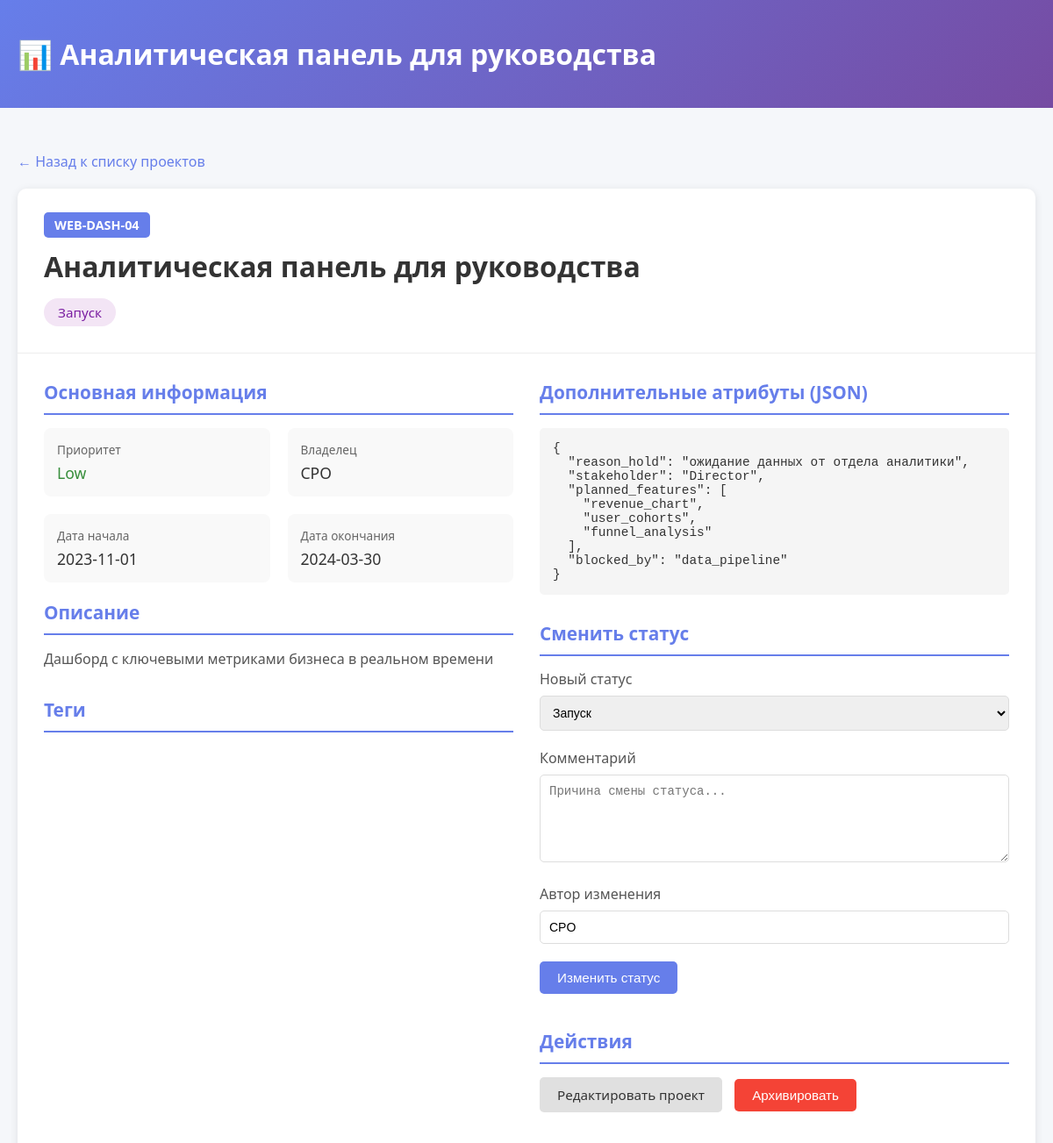
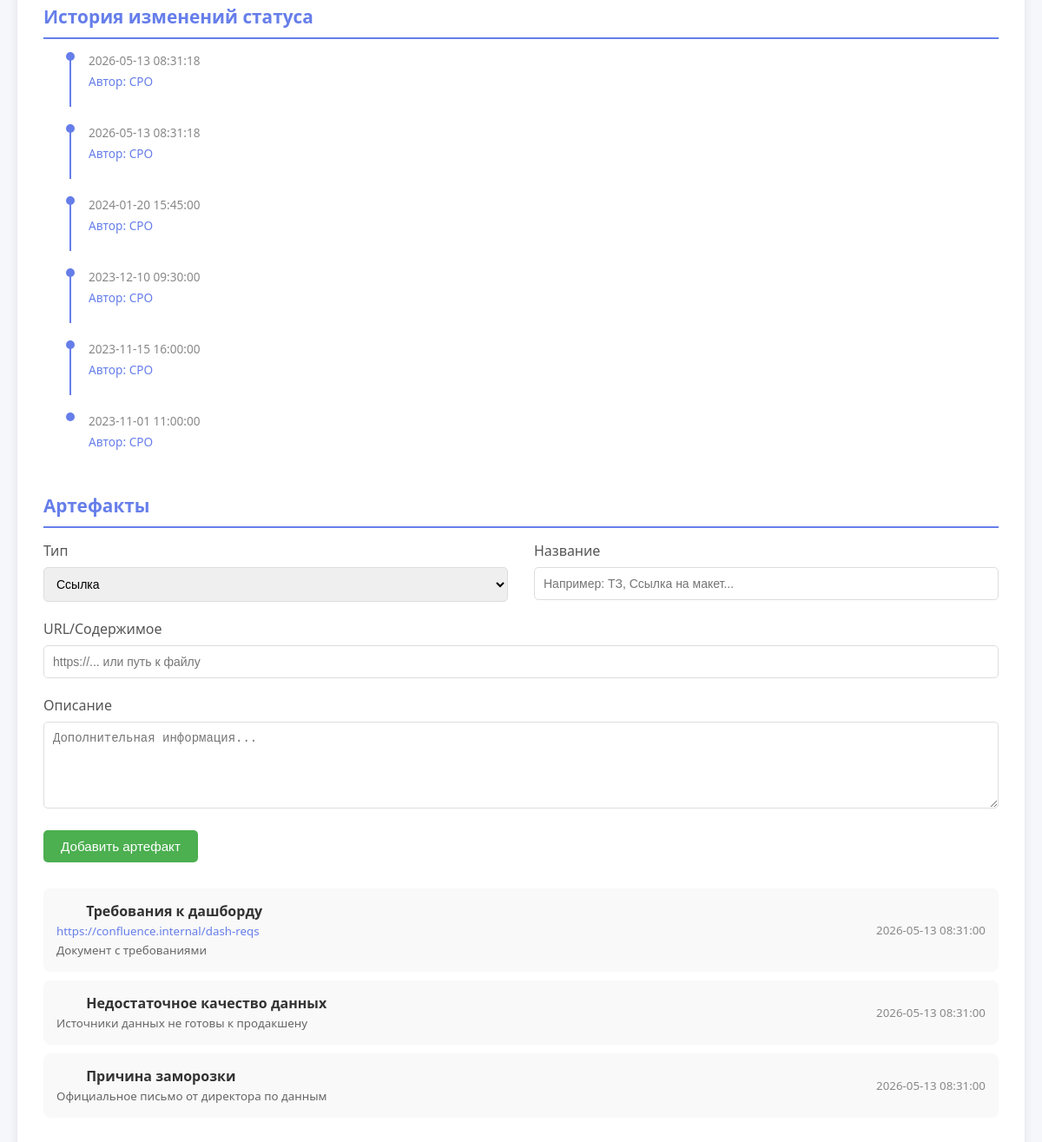
Screenshot of /project/2 with the database file from the repository (2 pictures, top to bottom).
### tables this page shows
CREATE TABLE projects (
    id INTEGER PRIMARY KEY AUTOINCREMENT,
    code TEXT UNIQUE NOT NULL,
    name TEXT NOT NULL,
    description TEXT,
    owner TEXT DEFAULT 'CPO',
    priority TEXT CHECK(priority IN ('Low', 'Medium', 'High', 'Critical')) DEFAULT 'Medium',
    current_status TEXT DEFAULT 'Инициация',
    start_date DATE,
    end_date DATE,
    meta_attributes JSON, -- Динамические атрибуты (JSON)
    tags TEXT, -- Теги через запятую
    is_archived BOOLEAN DEFAULT 0,
    created_at DATETIME DEFAULT CURRENT_TIMESTAMP,
    updated_at DATETIME DEFAULT CURRENT_TIMESTAMP
);

CREATE TABLE status_history (
    id INTEGER PRIMARY KEY AUTOINCREMENT,
    project_id INTEGER NOT NULL,
    old_status TEXT,
    new_status TEXT NOT NULL,
    changed_by TEXT DEFAULT 'CPO',
    change_reason TEXT,
    changed_at DATETIME DEFAULT CURRENT_TIMESTAMP,
    FOREIGN KEY (project_id) REFERENCES projects(id) ON DELETE CASCADE
);

CREATE TABLE artifacts (
    id INTEGER PRIMARY KEY AUTOINCREMENT,
    project_id INTEGER NOT NULL,
    artifact_type TEXT CHECK(artifact_type IN ('Link', 'File', 'Note', 'Decision', 'Risk', 'Metric')) NOT NULL,
    title TEXT NOT NULL,
    content_url TEXT, -- Ссылка или путь к файлу
    description TEXT,
    metadata JSON, -- Дополнительные метаданные
    created_by TEXT DEFAULT 'CPO',
    created_at DATETIME DEFAULT CURRENT_TIMESTAMP,
    FOREIGN KEY (project_id) REFERENCES projects(id) ON DELETE CASCADE
);

### cpo_web_system/app.py (the view)
@app.route('/project/<int:project_id>')
def view_project(project_id):
    conn = get_db()
    cursor = conn.cursor()
    cursor.execute("SELECT * FROM projects WHERE id = ?", (project_id,))
    project = cursor.fetchone()
    if not project:
        conn.close()
        flash('Проект не найден', 'error')
        return redirect(url_for('index'))
    cursor.execute("""
        SELECT * FROM status_history
        WHERE project_id = ?
        ORDER BY changed_at DESC
    """, (project_id,))
    status_history = cursor.fetchall()
    cursor.execute("""
        SELECT * FROM artifacts
        WHERE project_id = ?
        ORDER BY created_at DESC
    """, (project_id,))
    artifacts = cursor.fetchall()
    conn.close()
    return render_template('project_detail.html',
                         project=project,
                         status_history=status_history,
                         artifacts=artifacts)

### cpo_web_system/app.py (called while the page is built)
@app.template_filter('fromjson')
def fromjson_filter(value):
    try:
        return json.loads(value) if value else []
    except:
        return []

@app.template_filter('tojson')
def tojson_filter(value, indent=None):
    try:
        if indent is not None:
            return json.dumps(value, indent=indent, ensure_ascii=False)
        return json.dumps(value, ensure_ascii=False)
    except:
        return '{}'

def get_db():
    conn = sqlite3.connect(DB_PATH)
    conn.row_factory = sqlite3.Row
    return conn

### cpo_web_system/templates/project_detail.html (shortened to what this page needs)
<!DOCTYPE html>
<html lang="ru">
<head>
</head>
<body>
    <header>
        <div class="container">
            <h1>📊 {{ project.name }}</h1>
        </div>
    </header>
    <div class="container">
        <div class="breadcrumb">
            <a href="/">← Назад к списку проектов</a>
        </div>
        <div class="project-detail">
            <div class="project-header">
                <span class="project-code">{{ project.code }}</span>
                <h1 class="project-title">{{ project.name }}</h1>
                <span class="project-status status-{{ project.current_status }}">{{ project.current_status }}</span>
            </div>
            <div class="project-body">
                <div class="two-columns">
                    <div>
                        <div class="section">
                            <h3>Основная информация</h3>
                            <div class="info-grid">
                                <div class="info-item">
                                    <div class="info-label">Приоритет</div>
                                    <div class="info-value priority-{{ project.priority }}">{{ project.priority }}</div>
                                </div>
                                <div class="info-item">
                                    <div class="info-label">Владелец</div>
                                    <div class="info-value">{{ project.owner or 'Не указан' }}</div>
                                </div>
                                <div class="info-item">
                                    <div class="info-label">Дата начала</div>
                                    <div class="info-value">{{ project.start_date or 'Не указана' }}</div>
                                </div>
                                <div class="info-item">
                                    <div class="info-label">Дата окончания</div>
                                    <div class="info-value">{{ project.end_date or 'Не указана' }}</div>
                                </div>
                            </div>
                            <div class="section">
                                <h3>Описание</h3>
                                <p class="description">{{ project.description or 'Описание отсутствует' }}</p>
                            </div>
                            {% if project.tags %}
                            <div class="section">
                                <h3>Теги</h3>
                            </div>
                            {% endif %}
                        </div>
                    </div>
                    <div>
                        <div class="section">
                            <h3>Дополнительные атрибуты (JSON)</h3>
                            <pre class="meta-json">{{ project.meta_attributes|fromjson|tojson(indent=2) }}</pre>
                        </div>
                        <div class="section">
                            <h3>Сменить статус</h3>
                            <form method="POST" action="/project/{{ project.id }}/status">
                                <div class="form-group">
                                    <label>Новый статус</label>
                                    <select name="status" required>
                                        <option value="Запуск" {% if project.current_status == 'Запуск' %}selected{% endif %}>Запуск</option>
                                    </select>
                                </div>
                                <div class="form-group">
                                    <label>Комментарий</label>
                                    <textarea name="comment" placeholder="Причина смены статуса..."></textarea>
                                </div>
                                <div class="form-group">
                                    <label>Автор изменения</label>
                                    <input type="text" name="changed_by" value="CPO" placeholder="Ваше имя">
                                </div>
                                <button type="submit" class="btn btn-primary">Изменить статус</button>
                            </form>
                        </div>
                        <div class="section">
                            <h3>Действия</h3>
                            <a href="/project/{{ project.id }}/edit" class="btn btn-secondary">Редактировать проект</a>
                            <form method="POST" action="/project/{{ project.id }}/archive" style="display: inline;">
                                <button type="submit" class="btn btn-danger" onclick="return confirm('Вы уверены?')">Архивировать</button>
                            </form>
                        </div>
                    </div>
                </div>
                <div class="section">
                    <h3>История изменений статуса</h3>
                    <div class="timeline">
                        {% for item in status_history %}
                        <div class="timeline-item">
                            <div class="timeline-date">{{ item.changed_at }}</div>
                            <div class="timeline-author">Автор: {{ item.changed_by }}</div>
                        </div>
                        {% else %}
                        <p>История пуста</p>
                        {% endfor %}
                    </div>
                </div>
                <div class="section">
                    <h3>Артефакты</h3>
                    <form method="POST" action="/project/{{ project.id }}/artifact/add" style="margin-bottom: 20px;">
                        <div class="two-columns">
                            <div class="form-group">
                                <label>Тип</label>
                                <select name="type" required>
                                    <option value="Link">Ссылка</option>
                                </select>
                            </div>
                            <div class="form-group">
                                <label>Название</label>
                                <input type="text" name="title" required placeholder="Например: ТЗ, Ссылка на макет...">
                            </div>
                        </div>
                        <div class="form-group">
                            <label>URL/Содержимое</label>
                            <input type="text" name="content_url" placeholder="https://... или путь к файлу">
                        </div>
                        <div class="form-group">
                            <label>Описание</label>
                            <textarea name="description" placeholder="Дополнительная информация..."></textarea>
                        </div>
                        <button type="submit" class="btn btn-success">Добавить артефакт</button>
                    </form>
                    <ul class="artifacts-list">
                        {% for artifact in artifacts %}
                        <li class="artifact-item">
                            <div>
                                <span class="artifact-type type-{{ artifact.type }}">{{ artifact.type }}</span>
                                <strong>{{ artifact.title }}</strong>
                                {% if artifact.content_url %}
                                    <br><small style="color: #667eea;">{{ artifact.content_url }}</small>
                                {% endif %}
                                {% if artifact.description %}
                                    <br><small style="color: #666;">{{ artifact.description }}</small>
                                {% endif %}
                            </div>
                            <small style="color: #888;">{{ artifact.created_at }}</small>
                        </li>
                        {% else %}
                        <p>Артефактов пока нет</p>
                        {% endfor %}
                    </ul>
                </div>
            </div>
        </div>
    </div>
</body>
</html>

### cpo_web_system/templates/project_detail.html (style rules this page uses)
* { margin: 0; padding: 0; box-sizing: border-box; }
body { font-family: 'Segoe UI', Tahoma, Geneva, Verdana, sans-serif; background: #f5f7fa; color: #333; }
.container { max-width: 1200px; margin: 0 auto; padding: 20px; }
header { background: linear-gradient(135deg, #667eea 0%, #764ba2 100%); color: white; padding: 20px 0; margin-bottom: 30px; }
header h1 { font-size: 2em; }
.breadcrumb { margin-bottom: 20px; }
.breadcrumb a { color: #667eea; text-decoration: none; }
.project-detail { background: white; border-radius: 10px; box-shadow: 0 2px 10px rgba(0,0,0,0.1); overflow: hidden; margin-bottom: 30px; }
.project-header { padding: 30px; border-bottom: 1px solid #eee; }
.project-code { background: #667eea; color: white; padding: 5px 12px; border-radius: 5px; font-size: 0.9em; font-weight: bold; }
.project-title { font-size: 2em; margin: 15px 0; color: #333; }
.project-status { display: inline-block; padding: 6px 16px; border-radius: 20px; font-size: 0.95em; font-weight: 500; }
.status-Запуск { background: #f3e5f5; color: #7b1fa2; }
.project-body { padding: 30px; }
.section { margin-bottom: 30px; }
.section h3 { color: #667eea; margin-bottom: 15px; font-size: 1.3em; border-bottom: 2px solid #667eea; padding-bottom: 10px; }
.info-grid { display: grid; grid-template-columns: repeat(auto-fit, minmax(200px, 1fr)); gap: 20px; margin-bottom: 20px; }
.info-item { background: #f9f9f9; padding: 15px; border-radius: 8px; }
.info-label { font-size: 0.85em; color: #666; margin-bottom: 5px; }
.info-value { font-size: 1.1em; font-weight: 500; }
.priority-Low { color: #388e3c; }
.description { line-height: 1.6; color: #555; }
.meta-json { background: #f5f5f5; padding: 15px; border-radius: 5px; font-family: 'Courier New', monospace; font-size: 0.9em; overflow-x: auto; }
.btn { display: inline-block; padding: 10px 20px; border-radius: 5px; text-decoration: none; font-size: 0.95em; cursor: pointer; border: none; margin-right: 10px; margin-bottom: 10px; }
.btn-primary { background: #667eea; color: white; }
.btn-secondary { background: #e0e0e0; color: #333; }
.btn-danger { background: #f44336; color: white; }
.btn-success { background: #4caf50; color: white; }
.timeline { position: relative; padding-left: 30px; }
.timeline-item { position: relative; margin-bottom: 20px; padding-bottom: 20px; border-left: 2px solid #667eea; padding-left: 20px; }
.timeline-item:last-child { border-left: 2px solid transparent; }
.timeline-item::before { content: ''; position: absolute; left: -6px; top: 0; width: 10px; height: 10px; background: #667eea; border-radius: 50%; }
.timeline-date { font-size: 0.85em; color: #888; margin-bottom: 5px; }
.timeline-author { font-size: 0.85em; color: #667eea; margin-top: 5px; }
.artifacts-list { list-style: none; }
.artifact-item { background: #f9f9f9; padding: 15px; border-radius: 8px; margin-bottom: 10px; display: flex; justify-content: space-between; align-items: center; }
.artifact-type { display: inline-block; padding: 3px 10px; border-radius: 3px; font-size: 0.75em; font-weight: 600; margin-right: 10px; }
.form-group { margin-bottom: 20px; }
.form-group label { display: block; margin-bottom: 8px; font-weight: 500; color: #555; }
.form-group input, .form-group select, .form-group textarea { width: 100%; padding: 10px; border: 1px solid #ddd; border-radius: 5px; font-size: 14px; }
.form-group textarea { resize: vertical; min-height: 100px; }
.two-columns { display: grid; grid-template-columns: 1fr 1fr; gap: 30px; }

### rows the page displays
projects: name "Аналитическая панель для руководства", code "WEB-DASH-04", current_status "Запуск", priority "Low", owner "CPO", start_date "2023-11-01", end_date "2024-03-30", description "Дашборд с ключевыми метриками бизнеса в реальном времени", meta_attributes|fromjson "{ \"reason_hold\": \"ожидание данных от отдела аналитики\", \"stakeholder\": \"Director\", \"planned_features\": [ \"revenue_chart\", \"user_cohorts\", \"funnel_analysis\" ], \"blocked_by\": \"data_pipeline\" }", status "Запуск"
status_history: changed_at "2026-05-13 08:31:18", changed_by "CPO"
status_history: changed_at "2026-05-13 08:31:18", changed_by "CPO"
status_history: changed_at "2024-01-20 15:45:00", changed_by "CPO"
status_history: changed_at "2023-12-10 09:30:00", changed_by "CPO"
status_history: changed_at "2023-11-15 16:00:00", changed_by "CPO"
status_history: changed_at "2023-11-01 11:00:00", changed_by "CPO"
artifacts: title "Требования к дашборду", content_url "https://confluence.internal/dash-reqs", description "Документ с требованиями", created_at "2026-05-13 08:31:00"
artifacts: title "Недостаточное качество данных", description "Источники данных не готовы к продакшену", created_at "2026-05-13 08:31:00"
artifacts: title "Причина заморозки", description "Официальное письмо от директора по данным", created_at "2026-05-13 08:31:00"
